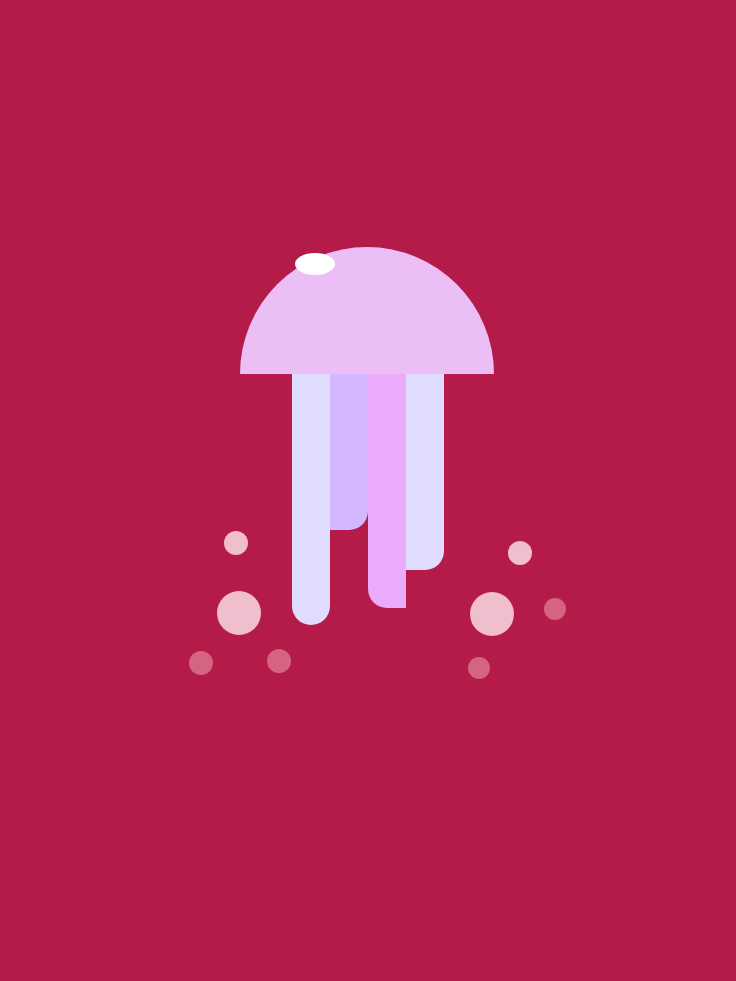
Frame 1 (no input)
Frame 60 (no input): identical to frame 1, image omitted
Frame 120 (the mouse pressed at the canvas centre since frame 60): identical to frame 1, image omitted

The p5.js sketch that drew this single still picture (run headless with seeded random() and noise() and a simulated clock; from frame 60 on, the mouse is pressed at the canvas centre):

// p5.js sketch
// ── sketch.js
function setup() {
  createCanvas(736, 981);
  noStroke();
}

function draw() {
  background(181, 27, 72);
  
  push();
  // Medusa
  fill(236, 190, 246);
  circle(367, 374, 254);
  fill(181, 27, 72);                       
  rect(240, 374, 254, 127);

  // Tentacoli
  fill(224, 220, 255);                      
  rect(292, 374, 38, 251, 0, 0, 19, 19);    // tentacolo 1
  fill(211, 184, 255);                      
  rect(330, 374, 38, 156, 0, 0, 19, 0);     // tentacolo 2
  fill(235, 170, 250);                     
  rect(368, 374, 38, 234, 0, 0, 0, 19);     // tentacolo 3
  fill(224, 220, 255);
  rect(406, 374, 38, 196, 0, 0, 19, 0);     // tentacolo 4

  // Riflesso
  fill(255);
  ellipse(315, 264, 40, 22);

  pop();

  push(); //Bolle
  fill(240, 190, 205);                      // bubble chiare
  circle(236, 543, 24);
  circle(239, 613, 44);
  circle(520, 553, 24);
  circle(492, 614, 44);

  fill(212, 100, 130);                      // bubble più scure
  circle(201, 663, 24);
  circle(279, 661, 24);
  circle(555, 609, 22);
  circle(479, 668, 22);
  
  pop();
}
